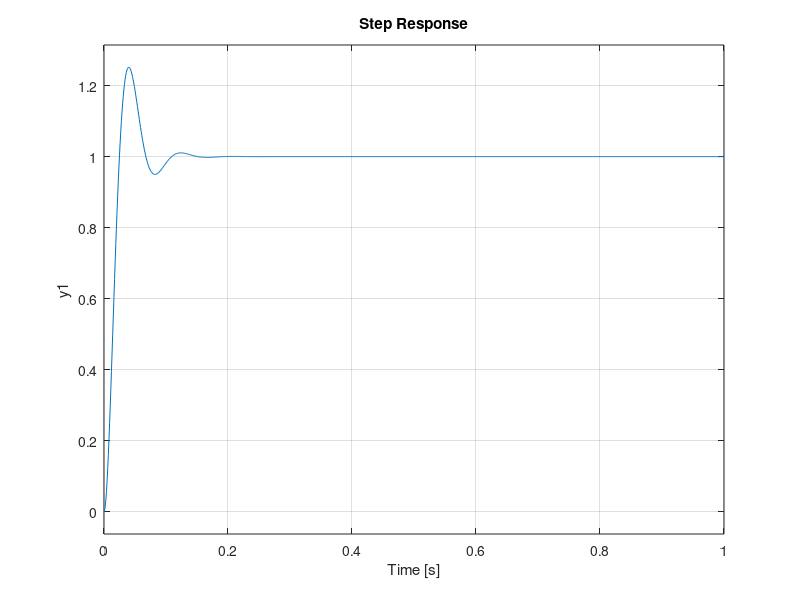
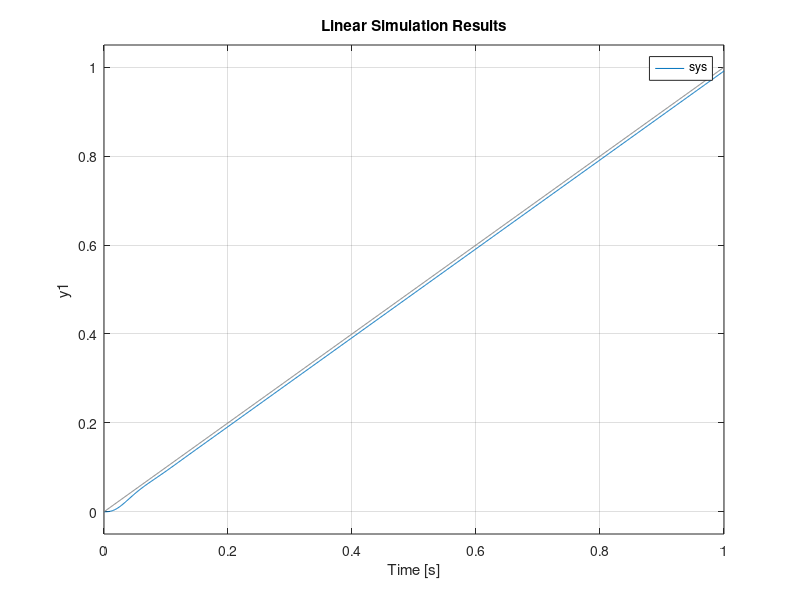
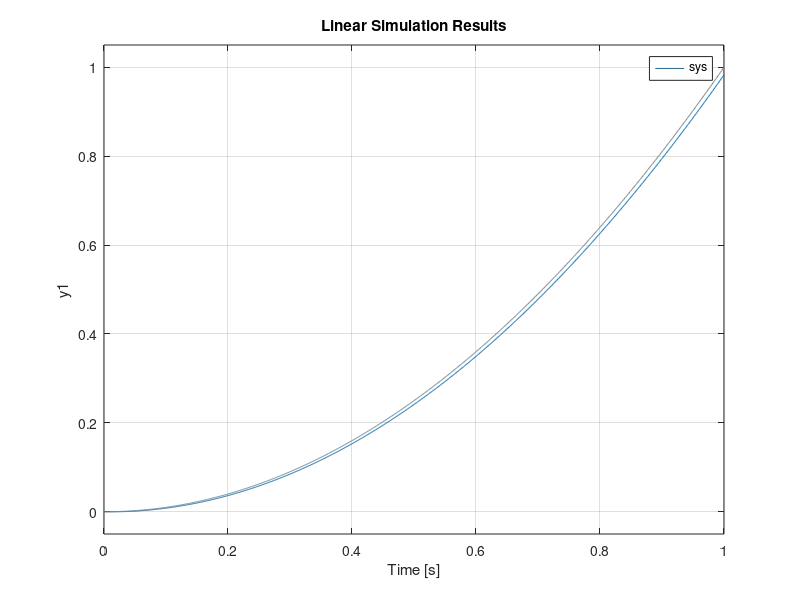

Recreate these plots in MATLAB, in order.
clc;close all;clear all
kc =1.24;
sys1 = tf([6561],[1,40.5,0]);
sys2 = tf([kc kc*62],[1 106]);
sys = sys1*sys2;
sys = feedback(sys,1);
t = 0:1e-3:1;
step(sys,t);
figure
lsim(sys,t,t);
figure
lsim(sys,t.^2,t);